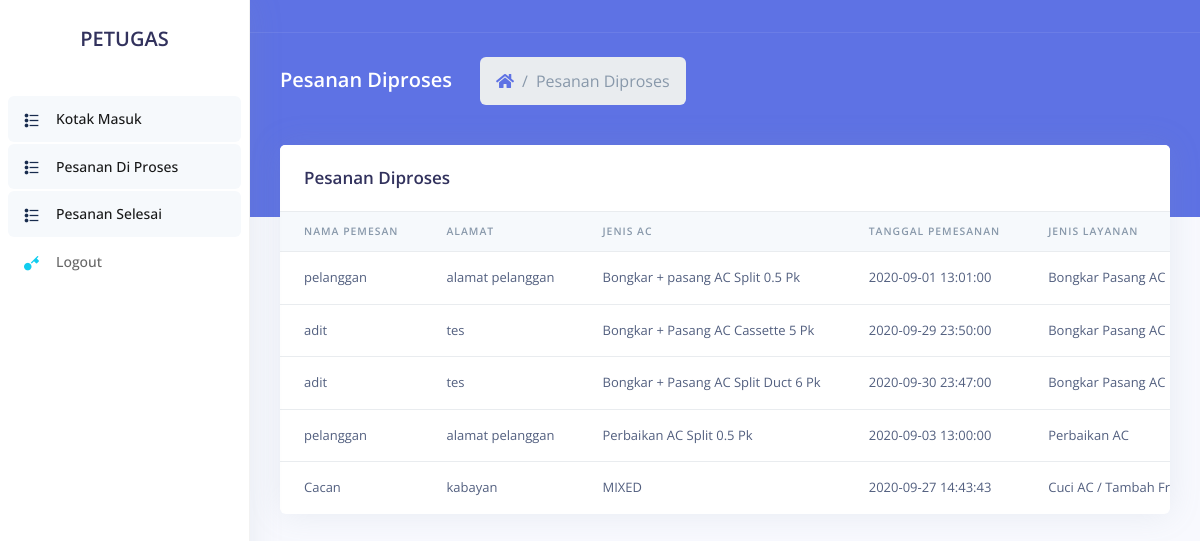
The app's page /petugas/pesananDiproses.php (signed in) with its own data.
### tables this page shows
CREATE TABLE `task` (
  `id` int(10) NOT NULL,
  `nm_pemesan` varchar(200) NOT NULL,
  `alamat` varchar(200) NOT NULL,
  `telp` varchar(12) NOT NULL,
  `jenis_ac` varchar(50) NOT NULL,
  `tgl_pesan` datetime NOT NULL,
  `keterangan` varchar(200) NOT NULL,
  `user_pelangan` varchar(100) NOT NULL,
  `jenis_layanan` varchar(100) NOT NULL,
  `petugas` varchar(100) NOT NULL,
  `harga` decimal(10,0) NOT NULL,
  `status` varchar(10) NOT NULL,
  `tgl_proses` datetime NOT NULL,
  `deskripsi_proses` varchar(100) NOT NULL,
  `bukti_tf` varchar(225) NOT NULL,
  `jm_unit` varchar(20) NOT NULL,
  `jenis_pembayaran` varchar(50) NOT NULL
);

CREATE TABLE `jenis_ac` (
  `id` int(10) NOT NULL,
  `jenis` varchar(100) NOT NULL,
  `deskripsi` varchar(100) NOT NULL,
  `harga` decimal(10,0) NOT NULL,
  `kategori` varchar(20) NOT NULL
);

### petugas/pesananDiproses.php (the view, shortened to what this page needs)
<?php
require_once "../koneksi.php";
if($_SESSION != null)
    $user = $_SESSION['username'];
else
    $user = "";
    $login=mysqli_query($con,"SELECT * FROM `login` where `username` = '".$user."' and `lvl` = '1'" );
    $lg=mysqli_fetch_array($login);
    $uname = $lg['username'];
?>
<!DOCTYPE html>
<html>
<head>
  <link rel="stylesheet" href="../assetsAdmin/vendor/nucleo/css/nucleo.css" type="text/css">
  <link rel="stylesheet" href="../assetsAdmin/vendor/@fortawesome/fontawesome-free/css/all.min.css" type="text/css">
  <link rel="stylesheet" href="../assetsAdmin/css/argon.css?v=1.2.0" type="text/css">
</head>
<body>
  <nav class="sidenav navbar navbar-vertical  fixed-left  navbar-expand-xs navbar-light bg-white" id="sidenav-main">
    <div class="scrollbar-inner">
      <div class="sidenav-header  align-items-center">
        <a class="navbar-brand" href="javascript:void(0)">
          <h2>PETUGAS</h2>
        </a>
      </div>
      <div class="navbar-inner">
        <div class="collapse navbar-collapse" id="sidenav-collapse-main">
          <ul class="navbar-nav">
            <li class="nav-item">
              <a class="nav-link active" href="kotakmasuk.php">
                <i class="ni ni-bullet-list-67 text-default"></i>
                <span class="nav-link-text">Kotak Masuk</span>
              </a>
            </li>
            <li class="nav-item">
              <a class="nav-link active" href="pesananDiproses.php">
                <i class="ni ni-bullet-list-67 text-default"></i>
                <span class="nav-link-text">Pesanan Di Proses</span>
              </a>
            </li>
            <li class="nav-item">
              <a class="nav-link active" href="pesananSelesai.php">
                <i class="ni ni-bullet-list-67 text-default"></i>
                <span class="nav-link-text">Pesanan Selesai</span>
              </a>
            </li>
            <li class="nav-item">
              <a class="nav-link" href="logout.php">
                <i class="ni ni-key-25 text-info"></i>
                <span class="nav-link-text">Logout</span>
              </a>
            </li>
          </ul>
        </div>
      </div>
    </div>
  </nav>
  <div class="main-content" id="panel">
    <nav class="navbar navbar-top navbar-expand navbar-dark bg-primary border-bottom">
    </nav>
   <div class="header bg-primary pb-6">
      <div class="container-fluid">
        <div class="header-body">
          <div class="row align-items-center py-4">
            <div class="col-lg-6 col-7">
              <h6 class="h2 text-white d-inline-block mb-0">Pesanan Diproses</h6>
              <nav aria-label="breadcrumb" class="d-none d-md-inline-block ml-md-4">
                <ol class="breadcrumb breadcrumb-links breadcrumb-dark">
                  <li class="breadcrumb-item"><a href="#"><i class="fas fa-home"></i></a></li>
                  <li class="breadcrumb-item active" aria-current="page">Pesanan Diproses</li>
                </ol>
              </nav>
            </div>
          </div>
        </div>
      </div>
    </div>
    <div class="container-fluid mt--6">
      <div class="row">
        <div class="col">
          <div class="card">
            <div class="card-header border-0">
              <h3 class="mb-0">Pesanan Diproses</h3>
            </div>
            <div class="table-responsive">
              <table class="table align-items-center table-flush">
                <thead class="thead-light">
                  <tr>
                    <th scope="col" class="sort" >Nama Pemesan</th>
                    <th scope="col" class="sort" >Alamat</th>
                    <th scope="col" class="sort" >Jenis AC</th>
                    <th scope="col" class="sort" >Tanggal Pemesanan</th>
                    <th scope="col" class="sort" >Jenis Layanan</th>
                  </tr>
                </thead>
                <tbody class="list">
                  <?php
                    require_once "../koneksi.php";
                    $sql = "SELECT DISTINCT t.*,ja.deskripsi, s.keterangan as status,l.keterangan as layanan,t.id as tasksid FROM `task` t INNER JOIN `jenis_ac` ja on t.jenis_ac = ja.jenis or t.jenis_ac = ja.id and t.jenis_layanan = ja.kategori INNER JOIN status s on t.status = s.status INNER JOIN layanan l on t.jenis_layanan = l.jenisLayanan WHERE t.`status` in ('2','4') and `petugas` = '$uname'";
                    $query = mysqli_query($con, $sql) or die("Gagal". mysqli_error($con));
                    while($tampil = mysqli_fetch_array($query)){
                  ?>
                  <tr>
                    <td><?php echo $tampil['nm_pemesan']; ?></td>
                    <td><?php echo $tampil['alamat']; ?></td>
                    <td><?php echo $tampil['deskripsi']; ?></td>
                    <td><?php echo $tampil['tgl_pesan']; ?></td>
                    <td><?php echo $tampil['layanan']; ?></td>
                  </tr>
                  <?php }?>
                </tbody>
              </table>
  </div>
</body>
</html>

### records on screen
task: nm_pemesan "pelanggan", alamat "alamat pelanggan", jenis_ac.deskripsi "Bongkar + pasang AC Split 0.5 Pk", tgl_pesan "2020-09-01 13:01:00", layanan "Bongkar Pasang AC"
task: nm_pemesan "adit", alamat "tes", jenis_ac.deskripsi "Bongkar + Pasang AC Cassette 5 Pk", tgl_pesan "2020-09-29 23:50:00", layanan "Bongkar Pasang AC"
task: nm_pemesan "adit", alamat "tes", jenis_ac.deskripsi "Bongkar + Pasang AC Split Duct 6 Pk", tgl_pesan "2020-09-30 23:47:00", layanan "Bongkar Pasang AC"
task: nm_pemesan "pelanggan", alamat "alamat pelanggan", jenis_ac.deskripsi "Perbaikan AC Split 0.5 Pk", tgl_pesan "2020-09-03 13:00:00", layanan "Perbaikan AC"
task: nm_pemesan "Cacan", alamat "kabayan", deskripsi "MIXED", tgl_pesan "2020-09-27 14:43:43", layanan "Cuci AC / Tambah…"
